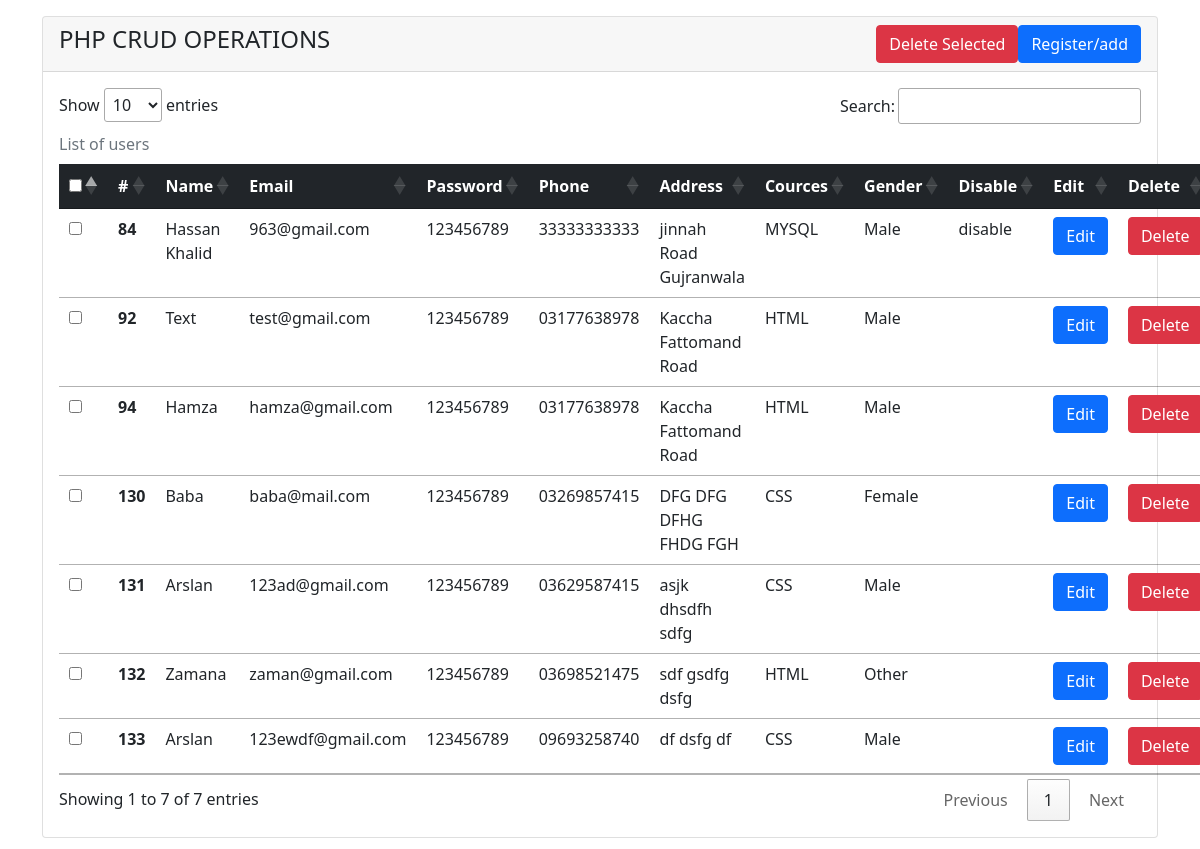
The page / on the database its author committed.
### tables this page shows
CREATE TABLE `tbl_userdata` (
  `id` int(11) NOT NULL,
  `user_firstname` varchar(255) NOT NULL,
  `user_email` varchar(255) NOT NULL,
  `user_password` varchar(255) NOT NULL,
  `user_confirm_pass` varchar(15) NOT NULL,
  `user_phone` varchar(255) NOT NULL,
  `user_address` varchar(255) NOT NULL,
  `user_course` varchar(255) NOT NULL,
  `user_gender` varchar(10) NOT NULL,
  `user_disable` text DEFAULT NULL
);

### database.php (called while the page is built, shortened)
<?php
class database
{
    private $db_host = "localhost";
    private $db_user = "root";
    private $db_pass = "";
    private $db_name = "user_detail";
    private $con = false;
    private $mysqli = "";
    public function __construct()
    {
        if (!$this->con)
        {
            $this->mysqli = new mysqli($this->db_host, $this->db_user, $this->db_pass, $this->db_name);
            $this->con = true;
        }
        else
        {
            return true;
        }
    }
    public function select($id = null)
    {
        $sql = "SELECT * FROM tbl_userdata";
        $data = $this->mysqli->query($sql);
        if ($data->num_rows > 0)
        {
            $alldata = array();
            while ($row = $data->fetch_assoc())
            {
                $alldata[] = $row;
            }
            return $alldata;
        }
        else
        {
            return false;
        }
    }
}

### index.php (the view, shortened to what this page needs)
<?php
include("database.php");
$obj = new database();
        ?>
        <?php
$result = $obj->select();
?>
<!doctype html>
<html lang="en">
<head>
    <link href="https://cdn.jsdelivr.net/npm/bootstrap@5.1.1/dist/css/bootstrap.min.css" rel="stylesheet">
    <link rel="stylesheet" href="https://cdn.datatables.net/1.11.3/css/jquery.dataTables.min.css" />
</head>
<body>
    <div class="container mb-5">
        <div class="row">
            <div class="col-md-12 mt-3">
                <form action="index.php" method="POST">
                    <div class="card">
                        <div class="card-header">
                            <h4>
                                PHP CRUD OPERATIONS
                                <a href="addusers.php" class="btn btn-primary  float-end">Register/add</a>
                                <?php
                                    if($result){
                                        ?>
                                        <button type="submit" class="btn btn-danger float-end ms-1" id="delete_selected" name="delete_selected" onclick="return isChecked()">Delete Selected</button>
                                        <?php
                                    }
                                ?>
                            </h4>
                        </div>
                        <div class="card-body">
                            <table class="table caption-top" id="tbl_data">
                                <caption>List of users</caption>
                                <thead class="table-dark">
                                    <tr>
                                        <th> <input type="checkbox" name="selectall"  id="allcheckbox" onclick="checkboxselect()" /> </th>
                                        <th style="cursor: pointer;" scope="col">#</th>
                                        <th scope="col">Name</th>
                                        <th scope="col">Email</th>
                                        <th scope="col">Password</th>
                                        <th scope="col">Phone</th>
                                        <th scope="col">Address</th>
                                        <th scope="col">Cources</th>
                                        <th scope="col">Gender</th>
                                        <th scope="col">Disable</th>
                                        <th scope="col">Edit</th>
                                        <th scope="col">Delete</th>
                                    </tr>
                                </thead>
                                <tbody>
                                    <?php
                                    if ($result)
                                    {
                                        foreach ($result as $list)
                                        {
                                        ?>
                                            <tr>
                                                <td> <input type="checkbox" id="<?php echo $list['id']; ?>" class="chk" name="myCheck[]" value="<?php echo $list['id']; ?>" /></td>
                                                <th scope="row"><?php echo  $list['id']  ; ?></th>
                                                <td><?php echo $list['user_firstname']; ?></td>
                                                <td><?php echo $list['user_email']; ?></td>
                                                <td><?php echo $list['user_password']; ?></td>
                                                <td><?php echo $list['user_phone']; ?></td>
                                                <td><?php echo $list['user_address']; ?></td>
                                                <td><?php echo $list['user_course']; ?></td>
                                                <td><?php echo $list['user_gender']; ?></td>
                                                <td><?php echo $list['user_disable']; ?></td>
                                                <td>
                                                    <a href="addusers.php?id=<?php echo $list['id']; ?>" class="btn btn-primary">Edit</a>
                                                </td>
                                                <td>
                                                    <a href="index.php?type=delete&delid=<?php echo $list['id']; ?> " class="btn btn-danger" onclick="return confirm('Are you sure?')">Delete</a>
                                                </td>
                                            </tr>
                                        <?php
                                        }
                                        ?>
                                    <?php
                                    }
                                    else
                                    {
                                    ?>
                                        <tr>
                                            <td colspan="12" align="center" class=" text-white bg-secondary">No Record Found </td>
                                        </tr>
                                    <?php
                                    }
                                    ?>
                            </table>
                        </div>
                    </div>
                </form>
            </div>
        </div>
    </div>
</body>
</html>

### rows shown on the page
tbl_userdata: id "84", user_firstname "Hassan Khalid", user_email "963@gmail.com", user_password "123456789", user_phone "33333333333", user_address "jinnah Road Gujranwala", user_course "MYSQL", user_gender "Male", user_disable "disable"
tbl_userdata: id "92", user_firstname "Text", user_email "test@gmail.com", user_password "123456789", user_phone "03177638978", user_address "Kaccha Fattomand Road", user_course "HTML", user_gender "Male"
tbl_userdata: id "94", user_firstname "Hamza", user_email "hamza@gmail.com", user_password "123456789", user_phone "03177638978", user_address "Kaccha Fattomand Road", user_course "HTML", user_gender "Male"
tbl_userdata: id "130", user_firstname "Baba", user_email "baba@mail.com", user_password "123456789", user_phone "03269857415", user_address "DFG DFG DFHG FHDG FGH", user_course "CSS", user_gender "Female"
tbl_userdata: id "131", user_firstname "Arslan", user_email "123ad@gmail.com", user_password "123456789", user_phone "03629587415", user_address "asjk dhsdfh sdfg", user_course "CSS", user_gender "Male"
tbl_userdata: id "132", user_firstname "Zamana", user_email "zaman@gmail.com", user_password "123456789", user_phone "03698521475", user_address "sdf gsdfg dsfg", user_course "HTML", user_gender "Other"
tbl_userdata: id "133", user_firstname "Arslan", user_email "123ewdf@gmail.com", user_password "123456789", user_phone "09693258740", user_address "df dsfg df", user_course "CSS", user_gender "Male"
